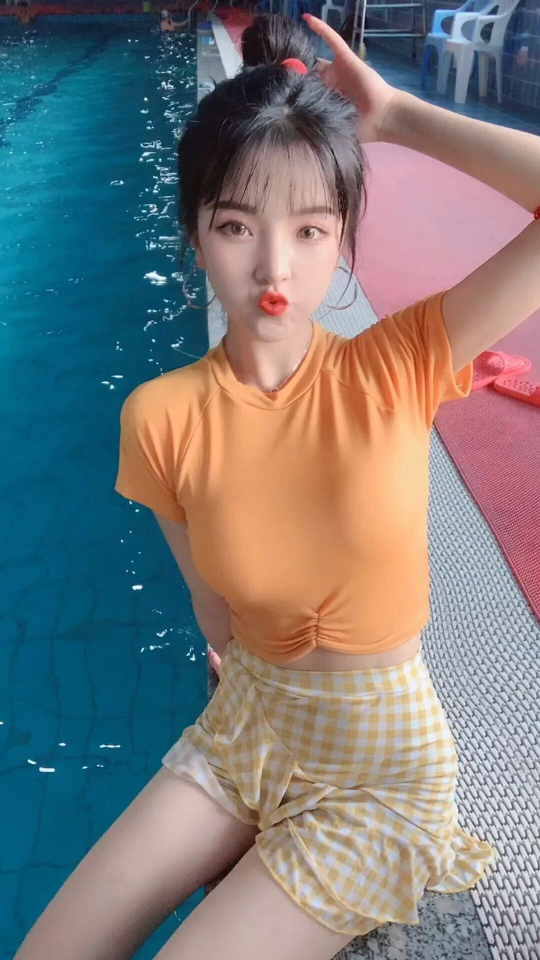
#> input picture opencv/lovely.jpg, 1080 x 1920 px (shown at 1/2 size)
$ python imgdeal.py
#> lines starting #> are read from the running program, lines starting #| are printed output that depends on the picture; after the words box and inside, x2 and y2 are one past the last pixel; in counts of white or black regions, pixels touching at a corner belong together
### opencv/func.py
import cv2
import matplotlib.pyplot as plt
import numpy as np

# 显示图片方法
def showimg(img):
	plt.imshow(img)
	plt.axis('off') # 坐标轴
	plt.show()
# 显示图片方法
# [4 lines left out: function showgray, not called in this run]
# 读取图片
def imgread(imgurl):
#> called with imgurl = 'lovely.jpg'
	img = cv2.imread(imgurl)
#> img is the input picture: shape (1920, 1080, 3); mean B, G, R 123.7, 122.6, 121.6
	# 因颜色通道不一样 需要转换
	img = cv2.cvtColor(img, cv2.COLOR_BGR2RGB)
	return img

def colorrand():
	return np.random.randint(0, 255,size=(3,)).tolist()
# 展示视频
# [37 lines left out: functions showvideo, facedetect, not called in this run]

### opencv/imgdeal.py
from func import *

img = imgread('lovely.jpg')

(h,w,c) = img.shape
#> h = 1920; w = 1080; c = 3
cx,cy = (w//2,h//2)
#> cx = 540; cy = 960
print('center:',cx,cy)
#| center: 540 960

# cv2.imwrite('mylovely.jpg', img) # 保存

(b1,g1,r1) = img[0,0]
#> b1 = 23; g1 = 24; r1 = 42
print('img[0,0]:', b1,g1,r1)
#| img[0,0]: 23 24 42

# 修改颜色
img[0,0] = (0,0,255)
#> img: shape (1920, 1080, 3); mean R, G, B 121.6, 122.6, 123.7
img1 = img.copy()
img1[0:cy, 0:cx] = (123,234, 161)

# 剪切
img2 = img[0:cy,0:cx]

# 平移 1,0:水平方向 222像素 0,1:竖直方向 500像素
M = np.float32([[1,0,-222], [0,1,500]])
img3 = cv2.warpAffine(img, M, (w,h))

# 旋转 (cx,cy)中心点 45:逆时针45度(-45:顺时针) 1.0：缩放
M = cv2.getRotationMatrix2D((cx, cy), 45, 1.0)
img4 = cv2.warpAffine(img, M, (w,h))

# 重新设置尺寸
img5 = cv2.resize(img, (80,192))
# 尺寸算法 5种
# 最邻近 cv2.INTER_NEAREST
# 双线性 cv2.INTER_LINEAR
# 基于像素区域 cv2.INTER_AREA
# 立方插值 cv2.INTER_CUBIC
# 兰索斯插值 cv2.INTER_LANCZOS4
img5 = cv2.resize(img, (80,192), interpolation=cv2.INTER_NEAREST)

# 级联分类器
# det cv2.CascadeClassifier('xxx.xml')
# img6 = det.detectMulitiSacle()

# 翻转 1:水平 0:垂直 -1:水平+垂直
img7 = cv2.flip(img, 1)

# 画图
img8 = np.zeros((300,300,3), dtype='uint8')
print('info -- w:%dpx, h:%dpx, chnl:%d' %(img8.shape))
(h,w,c) = img8.shape
cx,cy = (w//2,h//2)
print('img8-center:',cx,cy)
green = (0, 255, 0)
blue = (0, 0, 255)
red = (255, 0, 0)
white = (255, 255, 255)

# 画线 参数：启始点 结束点
cv2.line(img8, (0,0), (300, 300), green)
cv2.line(img8, (0,300), (100, 100), blue, 5)

# 矩形 参数：左上方点 右下方点
cv2.rectangle(img8, (10,10), (60,60), red, 3)
cv2.rectangle(img8, (70,70), (90,90), red, -1)

# 圆形 (20,70):圆心 12:半径 2:线粗细
cv2.circle(img8, (20,70), 12, white, 2)
cv2.circle(img8, (40,90), 12, white, -1)

# 图像算术
print(cv2.add(np.uint8([200]), np.uint8([100])))
print(np.uint8([200]) + np.uint8([100]))
print(cv2.subtract(np.uint8([20]), np.uint8([100])))
print(np.uint8([20]) - np.uint8([100]))
# 生成跟图片形状相同的并且全为100的数据
M = np.ones(img.shape, dtype='uint8') * 100
img8 = cv2.add(img, M)
#> img8: shape (1920, 1080, 3)
img9 = cv2.subtract(img, M)

# 按位运算
rect = np.zeros((300,300,3), dtype='uint8')
circle = rect.copy()
cv2.rectangle(rect, (25,25), (275,275), white, -1)
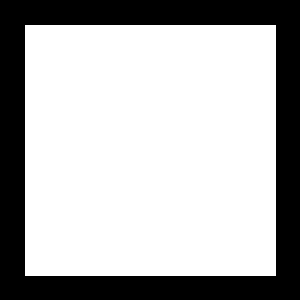
#> rect: shape (300, 300, 3); 70% white; 1 black region, box (x1, y1, x2, y2) and area: (0, 0, 300, 300) 26999
cv2.circle(circle, (150,150), 148, white, -1)
#> circle: shape (300, 300, 3); 76.4% white; 1 black region, box (x1, y1, x2, y2) and area: (0, 0, 300, 300) 21223

img10 = cv2.bitwise_and(rect,circle)
img11 = cv2.bitwise_or(rect,circle)
#> img11: shape (300, 300, 3); 80.6% white; 1 black region, box (x1, y1, x2, y2) and area: (0, 0, 300, 300) 17475
img12 = cv2.bitwise_xor(rect,circle)
#> img12: shape (300, 300, 3); 14.7% white; 8 white regions, largest, box (x1, y1, x2, y2) and area: (73, 2, 228, 25) 2381, (2, 73, 25, 228) 2381, (276, 73, 299, 228) 2381
img13 = cv2.bitwise_not(circle) # 反转

# 遮挡
mask = np.zeros(img.shape, dtype='uint8')
cv2.rectangle(mask, (50,50), (250,250), white, -1)
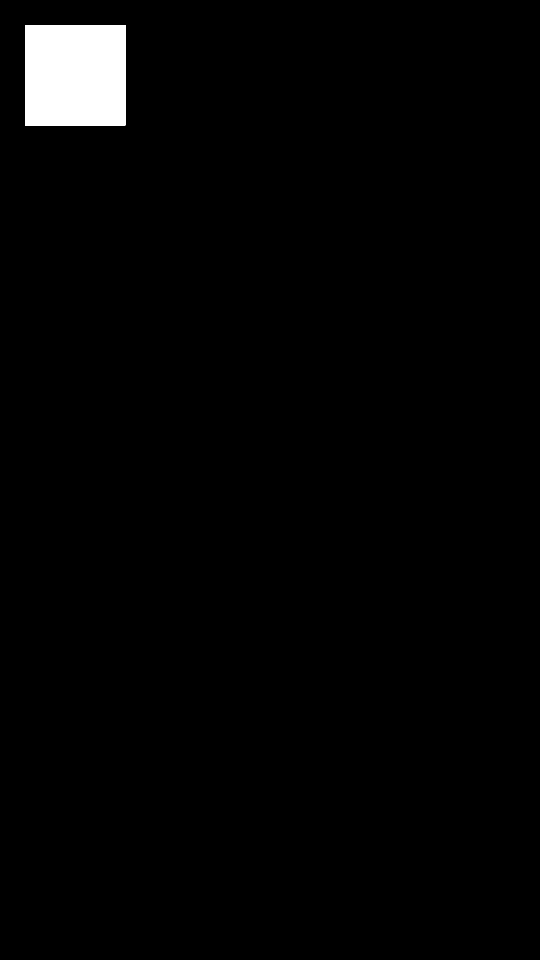
#> mask: shape (1920, 1080, 3) (shown at 1/2 size); 1.9% white; 1 white region, box (x1, y1, x2, y2) and area: (50, 50, 251, 251) 40401
img14 = cv2.bitwise_and(img, mask)

# 切分
(R,G,B) = cv2.split(img)
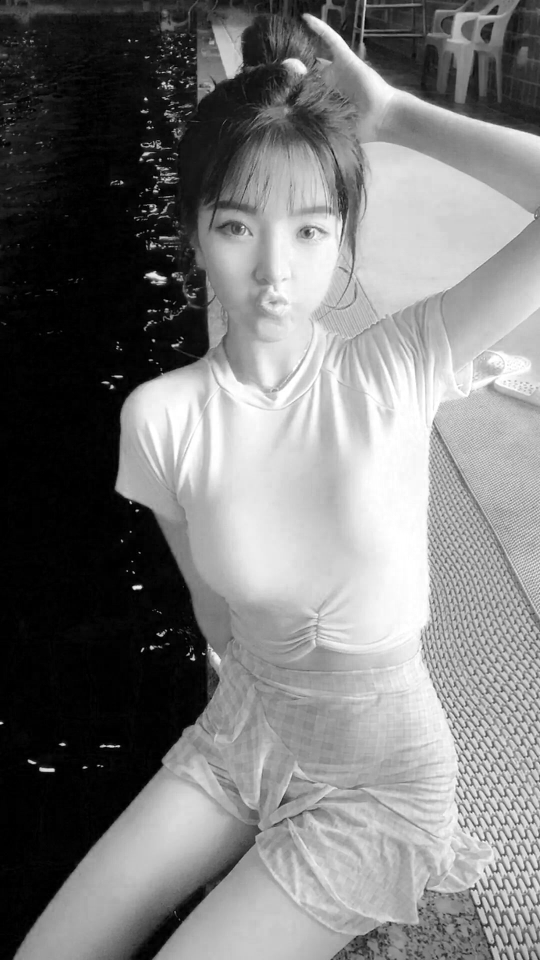
#> R: shape (1920, 1080) (shown at 1/2 size); min 0, max 255, mean 121.6
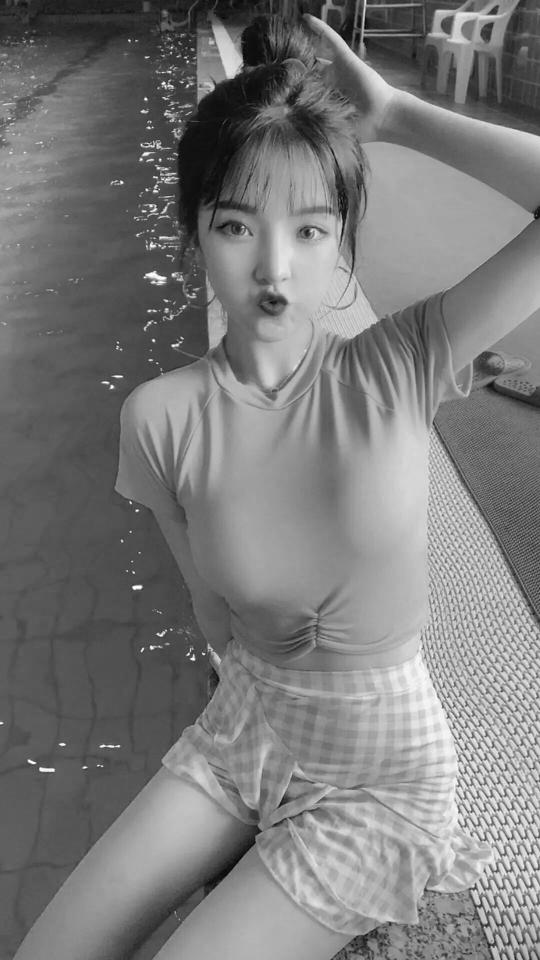
#> G: shape (1920, 1080) (shown at 1/2 size); min 0, max 255, mean 122.6
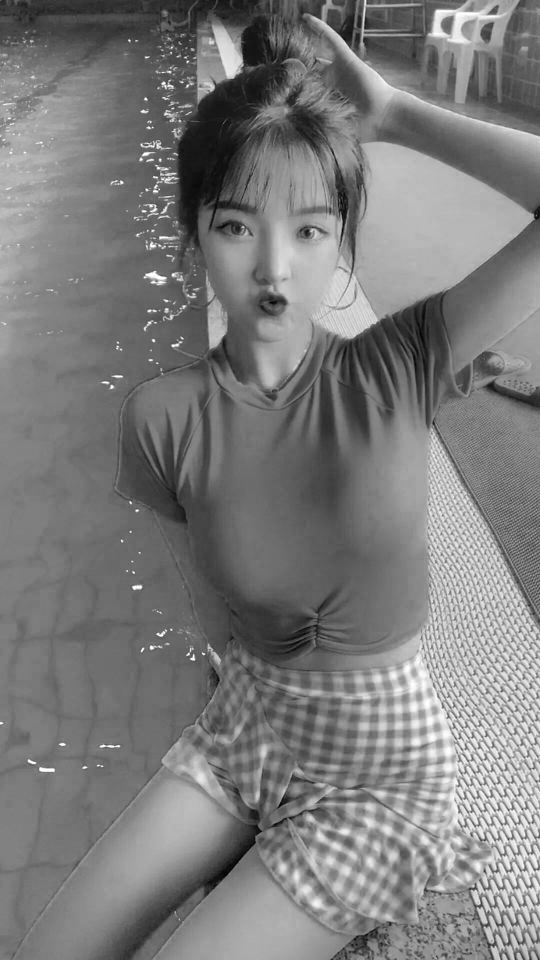
#> B: shape (1920, 1080) (shown at 1/2 size); min 0, max 255, mean 123.7
# 合并
img15 = cv2.merge([B,R,G])
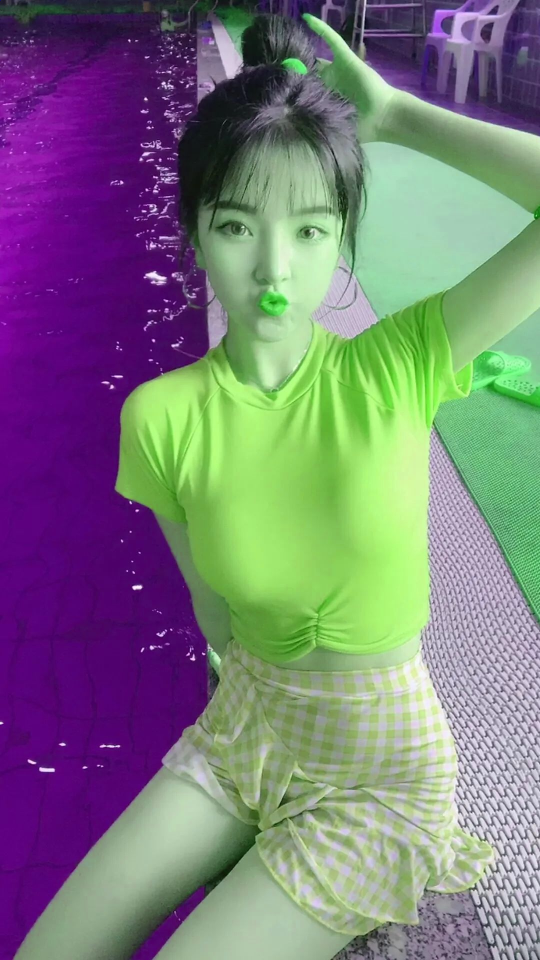
#> img15: shape (1920, 1080, 3) (shown at 1/2 size); mean of channels 0, 1, 2 123.7, 121.6, 122.6; drawn as B, G, R
# [7 lines of commented-out code are left out]
img16 = img.copy()
for i in range(4):
	img16 = cv2.pyrDown(img16);
print(img16.shape)
#| (120, 68, 3)
img17 = img16.copy()
for i in range(4):
	img17 = cv2.pyrUp(img17)
print(img17.shape)
#| (1920, 1088, 3)

# 拉普拉斯金字塔
a = cv2.pyrDown(img)
b = cv2.pyrDown(a)
c = cv2.pyrUp(b)
img18 = a - c;
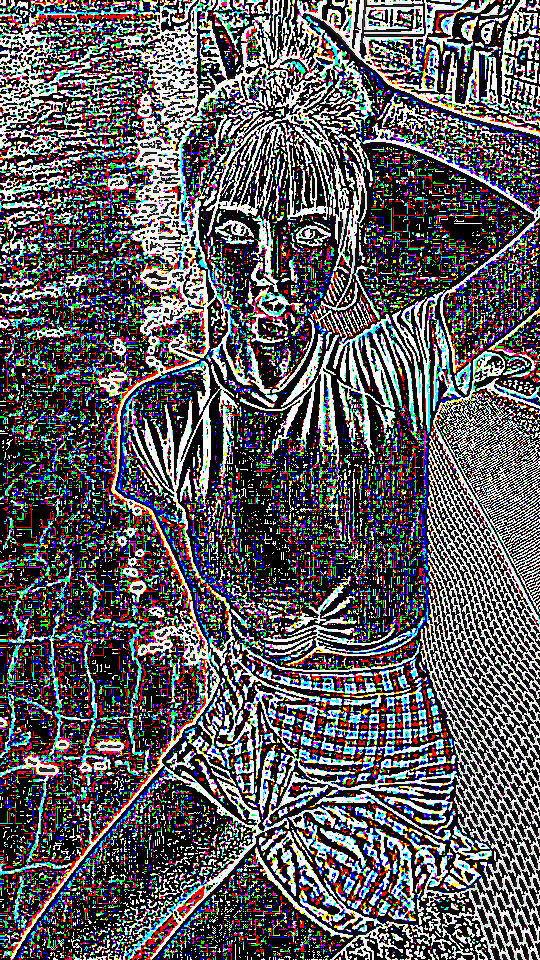
#> img18: shape (960, 540, 3); mean R, G, B 92.5, 91.2, 94.3


showimg(img18)
